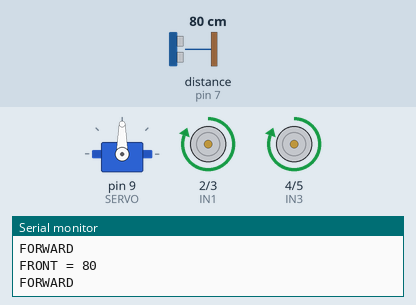
The sketch below on a simulated Arduino Uno, built with avr-gcc and run on an emulated ATmega328P. Shown: servo, motor-driver pin pairs drawn as motors (green arrow = first pin HIGH = forward, orange = second pin HIGH = backward, longer = more drive), the last lines printed to the serial monitor. Wiring (inferred from the names in the program): ultrasonic range finder: trigger pin 8; echo pin 7. The inputs (shaded band) are chosen by the test bench; at power-on: distance to the obstacle (sensor on pin 7) 80 cm. The echo pulse lasts 58.3 µs per cm.

Above: at 2.2 s.
2.3 s: distance to the obstacle (sensor on pin 7) set to 22 cm
3.8 s: distance to the obstacle (sensor on pin 7) set to 18 cm
At 5.0 s:
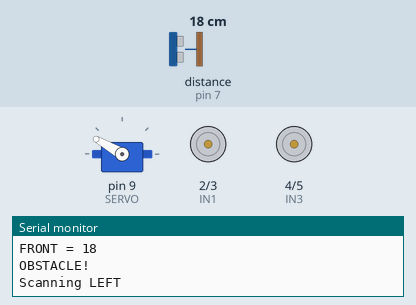
6.8 s: distance to the obstacle (sensor on pin 7) set to 35 cm
At 6.8 s:
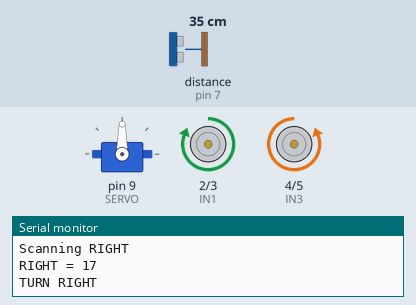
9.3 s: distance to the obstacle (sensor on pin 7) set to 2 cm
At 11.5 s:
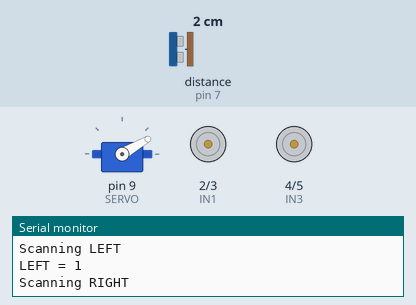
Timing chart, 0 to 13.3 s (numbered marks = the images above; inputs shaded):
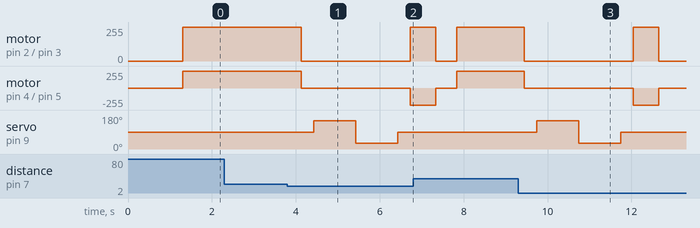

Measured:
- the behaviour switches between 21 and 20 cm on distance to the obstacle (sensor on pin 7) (found by bisection; images 0 and 1)
- after the input at 3.8 s, motor on pin 2 (IN1) / pin 3 (IN2): forward 255/255 → stopped after 0.33 s, → forward 255/255 2.6 s later; motor on pin 4 (IN3) / pin 5 (IN4): forward 255/255 → stopped after 0.33 s, → backward 255/255 2.6 s later; servo on pin 9 (SERVO): 90° → 150° after 0.63 s, → 30° 1.0 s later, → 90° 1.0 s later
- after the input at 6.8 s, servo on pin 9 (SERVO): stays 90° (without the input it goes to 150° after 1.3 s)
- after the input at 9.3 s, motor on pin 2 (IN1) / pin 3 (IN2): forward 255/255 → stopped after 0.14 s, → forward 255/255 2.6 s later, → stopped 0.60 s later; motor on pin 4 (IN3) / pin 5 (IN4): forward 255/255 → stopped after 0.14 s, → backward 255/255 2.6 s later, → stopped 0.60 s later

The sketch:

sketch_aug19a.ino
```cpp
#include <Servo.h>

Servo servo;

// ---------- PINS ----------

// L298
const byte IN1 = 2;
const byte IN2 = 3;
const byte IN3 = 4;
const byte IN4 = 5;

// HC-SR04
const byte TRIG = 8;
const byte ECHO = 7;

// Servo
const byte SERVO = 9;

const int LIMIT = 20;


// ---------- SETUP ----------

void setup()
{
  Serial.begin(9600);

  pinMode(IN1, OUTPUT);
  pinMode(IN2, OUTPUT);
  pinMode(IN3, OUTPUT);
  pinMode(IN4, OUTPUT);

  pinMode(TRIG, OUTPUT);
  pinMode(ECHO, INPUT);

  servo.attach(SERVO);

  servo.write(90);

  stopCar();

  delay(1000);
}


// ---------- DISTANCE ----------

long distanceCM()
{
  digitalWrite(TRIG, LOW);
  delayMicroseconds(5);

  digitalWrite(TRIG, HIGH);
  delayMicroseconds(10);

  digitalWrite(TRIG, LOW);

  unsigned long time = pulseIn(ECHO, HIGH, 25000);

  if (time == 0)
    return 100;

  return time / 58;
}


// ---------- MOTORS ----------

void forward()
{
  digitalWrite(IN1, HIGH);
  digitalWrite(IN2, LOW);

  digitalWrite(IN3, HIGH);
  digitalWrite(IN4, LOW);
}


void backward()
{
  digitalWrite(IN1, LOW);
  digitalWrite(IN2, HIGH);

  digitalWrite(IN3, LOW);
  digitalWrite(IN4, HIGH);
}


void left()
{
  digitalWrite(IN1, LOW);
  digitalWrite(IN2, HIGH);

  digitalWrite(IN3, HIGH);
  digitalWrite(IN4, LOW);
}


void right()
{
  digitalWrite(IN1, HIGH);
  digitalWrite(IN2, LOW);

  digitalWrite(IN3, LOW);
  digitalWrite(IN4, HIGH);
}


void stopCar()
{
  digitalWrite(IN1, LOW);
  digitalWrite(IN2, LOW);

  digitalWrite(IN3, LOW);
  digitalWrite(IN4, LOW);
}


// ---------- SERVO SCAN ----------

long scanLeft()
{
  Serial.println("Scanning LEFT");

  servo.write(150);
  delay(800);

  long d = distanceCM();

  Serial.print("LEFT = ");
  Serial.println(d);

  return d;
}


long scanRight()
{
  Serial.println("Scanning RIGHT");

  servo.write(30);
  delay(800);

  long d = distanceCM();

  Serial.print("RIGHT = ");
  Serial.println(d);

  return d;
}


// ---------- MAIN ----------

void loop()
{
  // Sensor facing forward
  servo.write(90);
  delay(300);

  long front = distanceCM();

  Serial.print("FRONT = ");
  Serial.println(front);


  // -------- CLEAR --------

  if (front > LIMIT)
  {
    Serial.println("FORWARD");

    forward();

    delay(100);

    return;
  }


  // -------- OBSTACLE --------

  Serial.println("OBSTACLE!");

  stopCar();
  delay(300);


  // Scan left
  long leftDistance = scanLeft();

  delay(200);


  // Scan right
  long rightDistance = scanRight();

  delay(200);


  // Center
  servo.write(90);
  delay(300);


  // -------- DECISION --------

  if (leftDistance > rightDistance)
  {
    Serial.println("TURN LEFT");

    left();
    delay(600);
  }
  else
  {
    Serial.println("TURN RIGHT");

    right();
    delay(600);
  }

  stopCar();

  delay(200);
}
```
